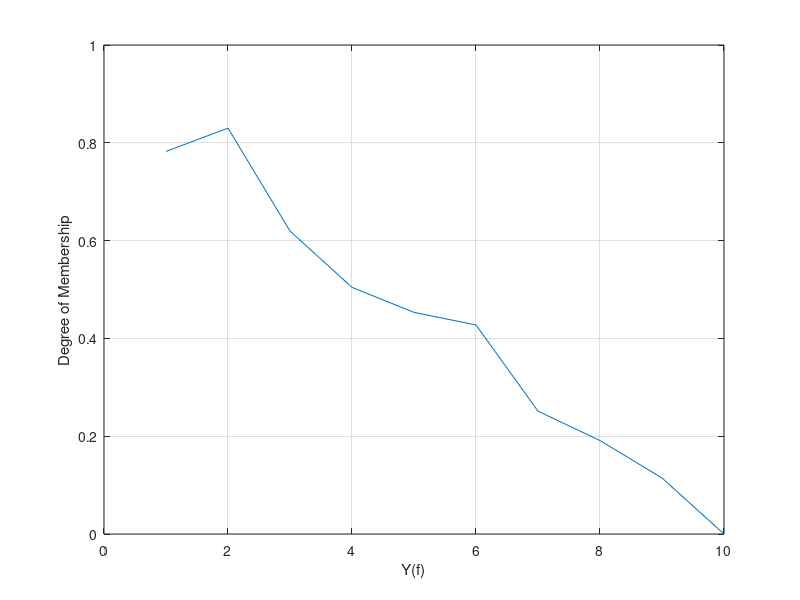

Reproduce this figure in MATLAB.
clear;
Ractual = 1.3;
Ra = [2.1 2.2 2.3 2.09 1.98 1.97 1.8 1.9 2.1 2.2];
Td = 1;
%Tf = [10 21 21 21 21 15 21 41 61 11 12];
b = 231 ; % Size of Token Bucket
f = 10;
Rd = [0.1 0.1 0.1 0.1 0.1 0.1 0.1 0.1 0.1 0.1 ];
for k=1:10

    TDmax = max ( 1 / Ra(mod(k+1,10)+1), 1/Ractual);
    TDmin = min ( 1 / Ra(mod(k+1,10)+1), 1/Ractual);
    Rd(k) = 1 / ( Td * ( TDmax - TDmin) + TDmin);

        temp = 0;
        for fi = 1: (f-1)
            Tf = rand * 34;
             temp = temp + (Ractual- Rd(mod(fi,10)+1)) * Tf ; %(mod(k,10)+1);
        end 
        Y(k) = 1/b * temp;   
end
Y
plot(Y);
ylabel('Degree of Membership')
xlabel ('Y(f)')
grid
